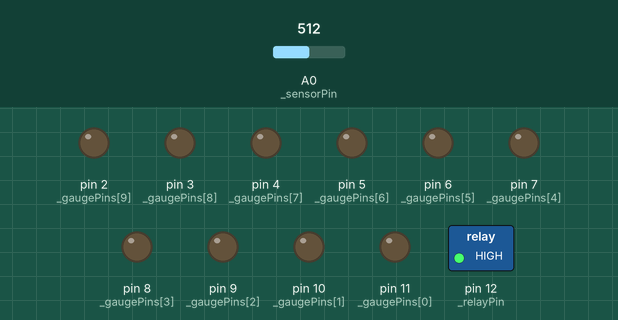
Recording of a sketch running on a simulated Arduino Uno, built with avr-gcc and run on an emulated ATmega328P. Parts: switched loads named in the sketch (green lamp = pin HIGH), output pins drawn as LEDs (lit = HIGH). Inputs (shaded band) come from the test bench; at power-on: A0 (_sensorPin) = 512.

Above: at 0.1 s.
Timing chart, 0 to 1.6 s (numbered marks = the images above):
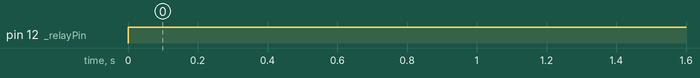

Measured:
- by itself, pin 12 (_relayPin): LOW → HIGH at 0.00 s

The sketch:

pump.ino
```cpp
int _gaugePins[10] = {11,10,9,8,7,6,5,4,3,2};
const int _gaugeSize = 10;

const int _relayPin = 12;
const int _sensorPin = 0;
const int _deltaPreasure = 7;
const int _maxTrysCount = 9999;

const unsigned long _delayShowTime = 3000;
const unsigned long _workTime =  60000;
const unsigned long _delayTime = 5000;
//const unsigned long _checkTime = 14400000;
//const unsigned long _checkTimeDelay = 2000;

unsigned long startWork;
unsigned long showTime;
unsigned long checkTime;

int preasureValue = 0;
int prevPreasureValue = 0;

unsigned long deltaCheck;

int minPreasure = 242;
int maxPreasure = 302; //  из 1023
int tryCount = 0;

bool workInProgress = false;
bool repeatWork = false;

void setup() {

  int a;

  //Serial.begin(9600);

  for (a = 0; a < _gaugeSize; a++) {
    pinMode (_gaugePins[a], OUTPUT);
    digitalWrite (_gaugePins[a], LOW);
  }

  pinMode (_relayPin, OUTPUT);
  digitalWrite (_relayPin, LOW);

  startWork = millis ();
  workInProgress = true;
  repeatWork = false;
  deltaCheck = 0;
  checkTime = millis ();

}

void ShowPreasure (int value) {

  int sizeG = (maxPreasure - minPreasure);
  int stepG = sizeG / 10;
  int a;

  for (a = 0; a < _gaugeSize; a++) {

    digitalWrite (_gaugePins[a], ! (minPreasure + (a * stepG) >= value) );
//    Serial.print ("Шкала: ");
//    Serial.println (minPreasure + a * stepG);
  }

  showTime = millis ();

}

void loop() {

  prevPreasureValue = preasureValue;
  preasureValue = analogRead (_sensorPin);

//  Serial.print("Давление: ");
//  Serial.println(preasureValue);

// if ( (abs(preasureValue - prevPreasureValue) > _deltaPreasure ) & (millis () - deltaCheck > 1000)) {
//    ShowPreasure (preasureValue);
//    deltaCheck = millis ();
//  };

  if ( ((preasureValue < minPreasure) || repeatWork) & !workInProgress & ((millis () - startWork) > _delayTime) & (tryCount <= _maxTrysCount) ){
    digitalWrite (_relayPin, LOW);
    workInProgress = true;
    startWork = millis ();
    repeatWork = false;
//    Serial.println ("on");
//    Serial.println (preasureValue);
//    Serial.println (millis () - startWork);
  };

  if (workInProgress & ((millis () - startWork) > _workTime)) {
    digitalWrite (_relayPin, HIGH);
    workInProgress = false;
    repeatWork = true;
    startWork = millis ();
//    Serial.println (preasureValue);
//    Serial.println ((millis () - startWork));
//    Serial.println ("off - TO");
    tryCount++;
  };

  if ((workInProgress & (preasureValue > maxPreasure)) ) {
    digitalWrite (_relayPin, HIGH);
    workInProgress = false;
 //   Serial.println (preasureValue);
 //   Serial.println ("off");
 //   Serial.print ("off: ");
 //   Serial.println (millis());
    tryCount = 0;
  };

  /*if (((millis () - checkTime) > _checkTime) & (preasureValue < maxPreasure) & !workInProgress) {
    repeatWork = true;
    checkTime = millis ();
    startWork = checkTime + _delayTime;
    //Serial.print ("check: ");
    //Serial.println (checkTime);
  }*/

  if (workInProgress || repeatWork) {
    ShowPreasure (preasureValue);
    }

  if (!workInProgress & !repeatWork & (millis() - showTime > _delayShowTime)) {
    ShowPreasure (0);
  };


  delay (500);

}
```
